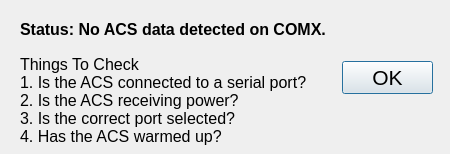
<?xml version="1.0" encoding="UTF-8"?>
<ui version="4.0">
 <class>NoDataDialog</class>
 <widget class="QDialog" name="NoDataDialog">
  <property name="geometry">
   <rect>
    <x>0</x>
    <y>0</y>
    <width>450</width>
    <height>154</height>
   </rect>
  </property>
  <property name="sizePolicy">
   <sizepolicy hsizetype="Fixed" vsizetype="Fixed">
    <horstretch>0</horstretch>
    <verstretch>0</verstretch>
   </sizepolicy>
  </property>
  <property name="minimumSize">
   <size>
    <width>375</width>
    <height>150</height>
   </size>
  </property>
  <property name="windowTitle">
   <string>Dialog</string>
  </property>
  <widget class="QWidget" name="layoutWidget">
   <property name="geometry">
    <rect>
     <x>10</x>
     <y>10</y>
     <width>433</width>
     <height>136</height>
    </rect>
   </property>
   <property name="font">
    <font>
     <pointsize>12</pointsize>
    </font>
   </property>
   <layout class="QHBoxLayout" name="horizontalLayout">
    <item>
     <spacer name="horizontalSpacer_3">
      <property name="orientation">
       <enum>Qt::Horizontal</enum>
      </property>
      <property name="sizeType">
       <enum>QSizePolicy::Fixed</enum>
      </property>
      <property name="sizeHint" stdset="0">
       <size>
        <width>10</width>
        <height>20</height>
       </size>
      </property>
     </spacer>
    </item>
    <item>
     <layout class="QVBoxLayout" name="verticalLayout">
      <item>
       <widget class="QLabel" name="NoData">
        <property name="font">
         <font>
          <pointsize>12</pointsize>
          <bold>true</bold>
         </font>
        </property>
        <property name="text">
         <string>Status: No ACS data detected on COMX.</string>
        </property>
       </widget>
      </item>
      <item>
       <widget class="QLabel" name="label_2">
        <property name="minimumSize">
         <size>
          <width>250</width>
          <height>0</height>
         </size>
        </property>
        <property name="font">
         <font>
          <pointsize>12</pointsize>
         </font>
        </property>
        <property name="text">
         <string>Things To Check
1. Is the ACS connected to a serial port?
2. Is the ACS receiving power?
3. Is the correct port selected?
4. Has the ACS warmed up?</string>
        </property>
       </widget>
      </item>
     </layout>
    </item>
    <item>
     <spacer name="horizontalSpacer">
      <property name="orientation">
       <enum>Qt::Horizontal</enum>
      </property>
      <property name="sizeType">
       <enum>QSizePolicy::Fixed</enum>
      </property>
      <property name="sizeHint" stdset="0">
       <size>
        <width>10</width>
        <height>20</height>
       </size>
      </property>
     </spacer>
    </item>
    <item>
     <widget class="QPushButton" name="OK">
      <property name="font">
       <font>
        <pointsize>16</pointsize>
       </font>
      </property>
      <property name="text">
       <string>OK</string>
      </property>
     </widget>
    </item>
    <item>
     <spacer name="horizontalSpacer_2">
      <property name="orientation">
       <enum>Qt::Horizontal</enum>
      </property>
      <property name="sizeType">
       <enum>QSizePolicy::Fixed</enum>
      </property>
      <property name="sizeHint" stdset="0">
       <size>
        <width>10</width>
        <height>20</height>
       </size>
      </property>
     </spacer>
    </item>
   </layout>
  </widget>
 </widget>
 <resources/>
 <connections/>
</ui>
